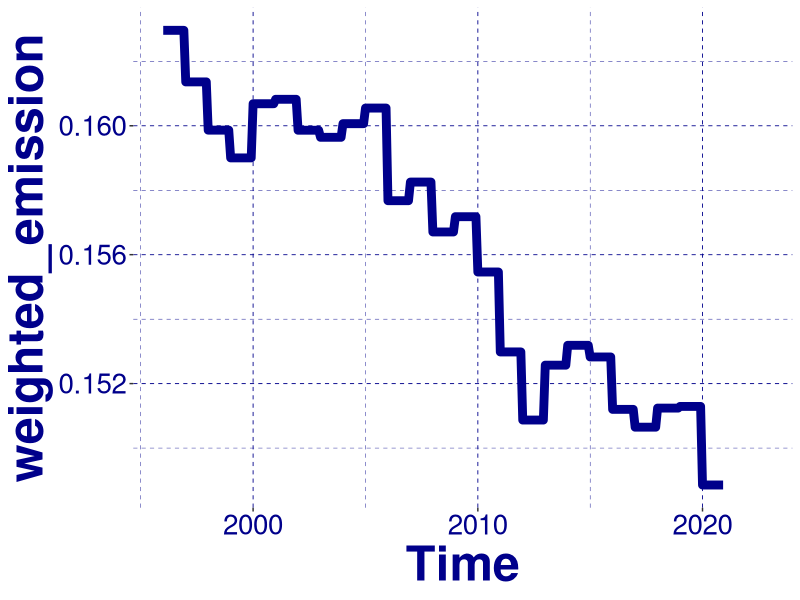
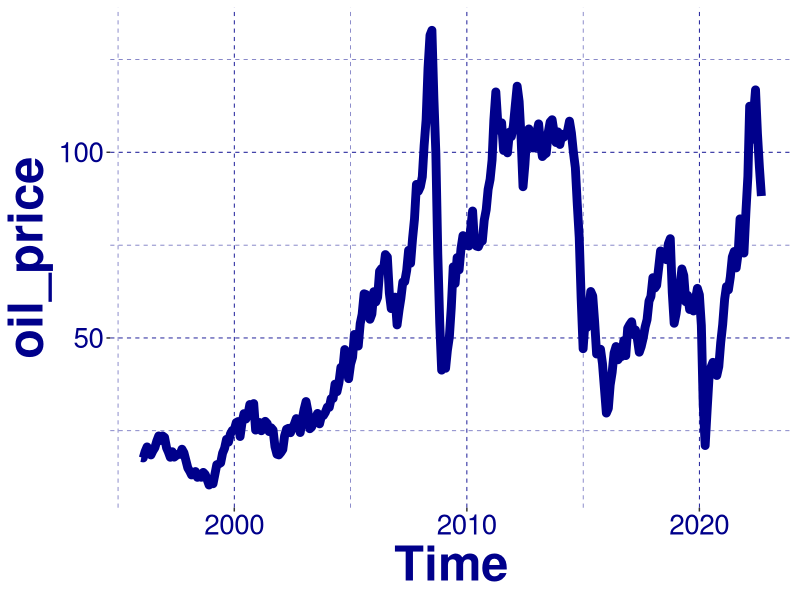
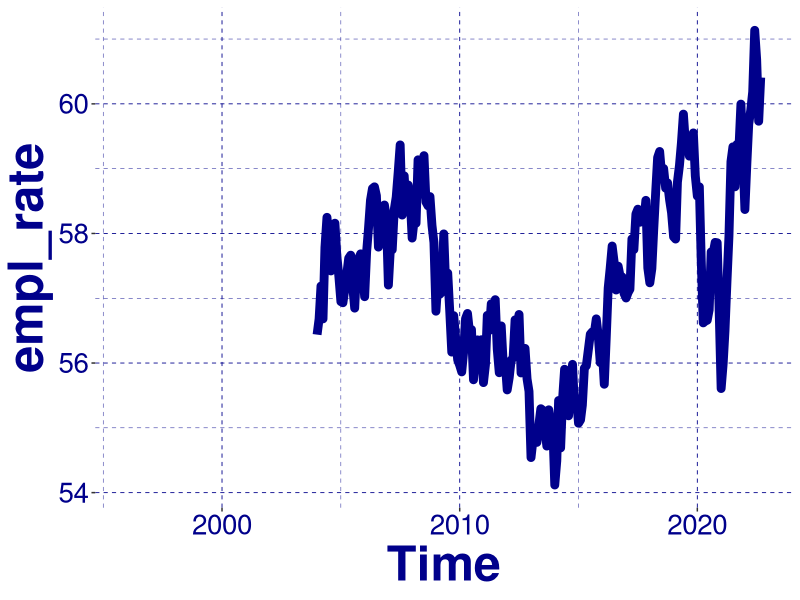
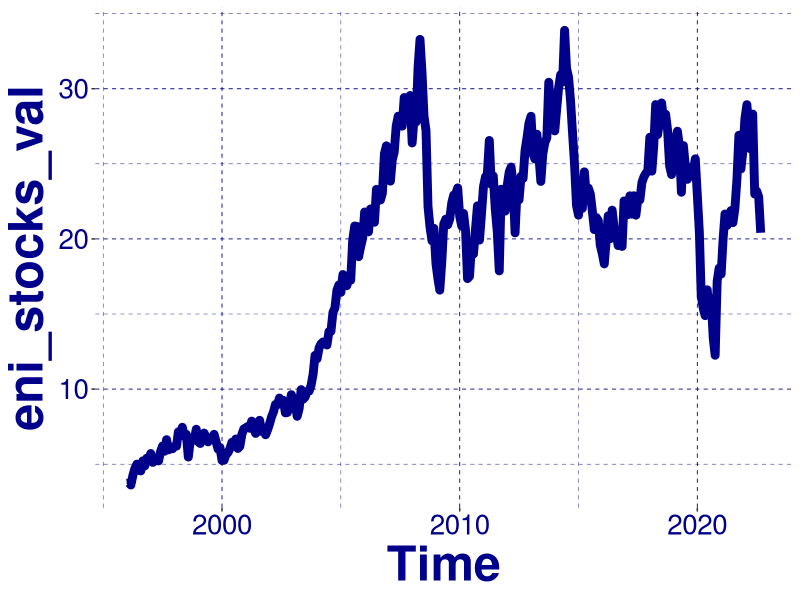
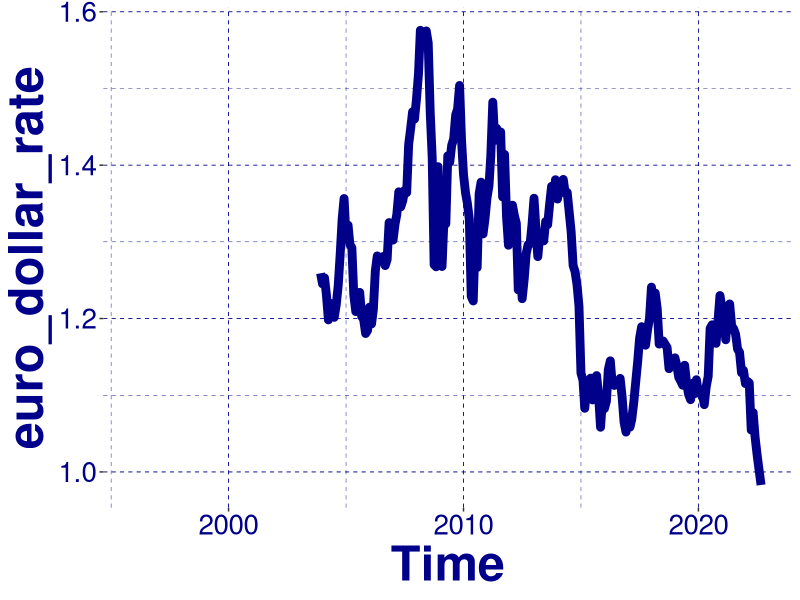
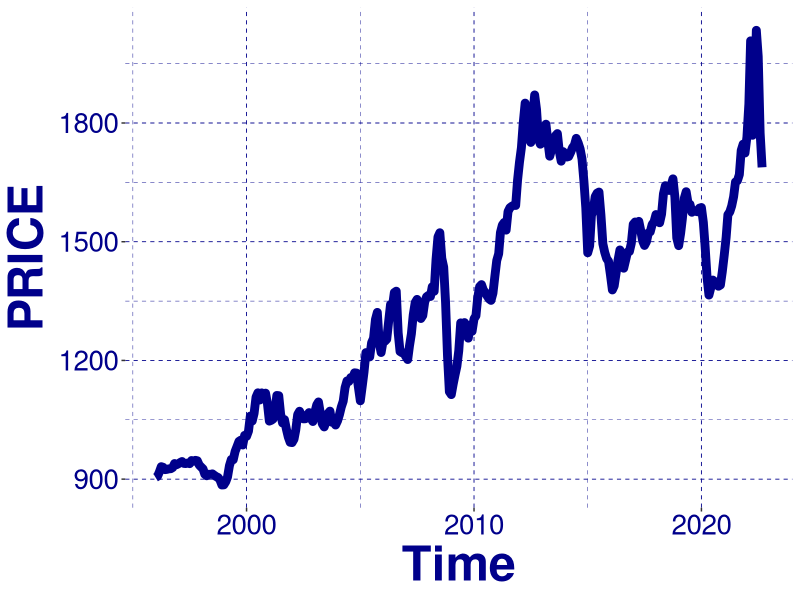
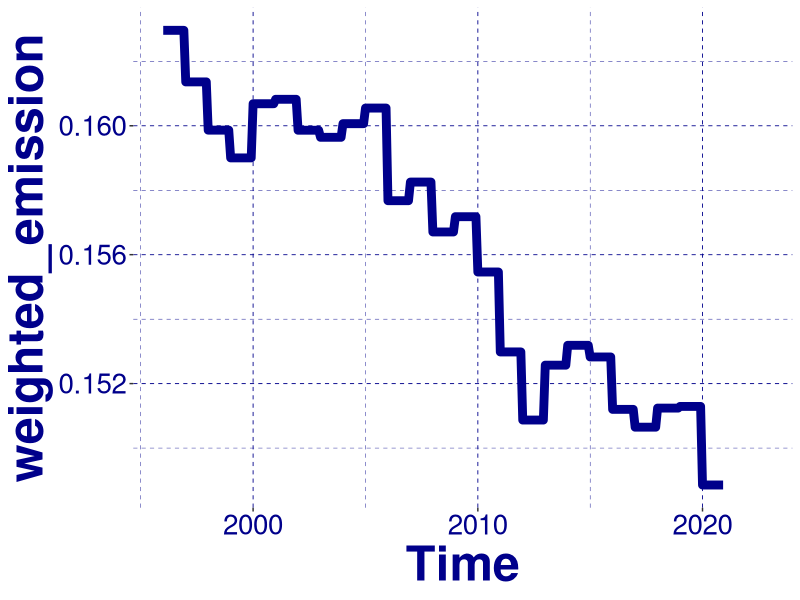
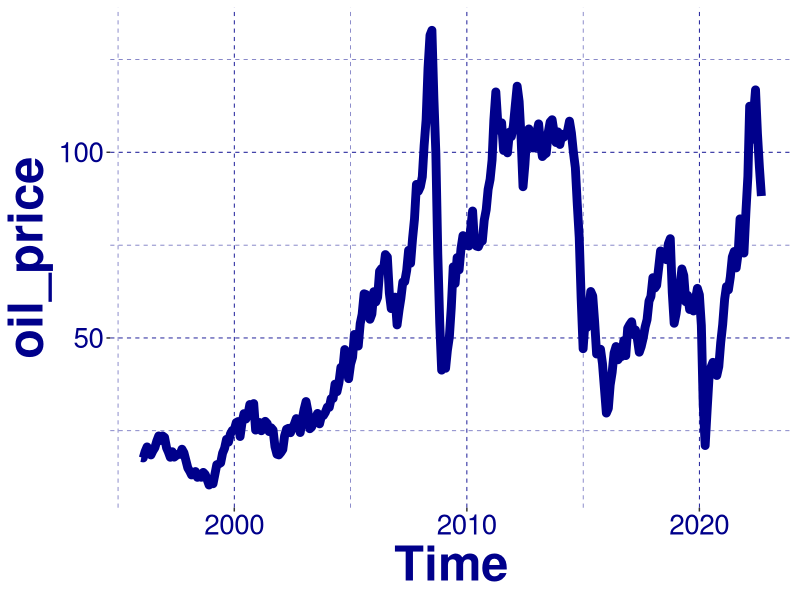

Write R code to recreate these figures, in order.
suppressMessages(library(ggpubr))
suppressMessages(library(ggplot2))
suppressMessages(library(GGally))
suppressMessages(library(dplyr))
suppressMessages(library(reshape))
suppressMessages(library(rlist))
options(warn=-1)

plot_each_single_ts <- function(data, variables_names, my_theme, col='darkblue', linewidth=3){
  gg <- ggplot(data, aes(x=date))
  for (var in variables_names){
    png(paste('plots/variables_ts/', var, '_ts_plot.png',sep=''),  width = 1200, heigh = 750)
    plot <- gg + 
      geom_line(aes_string(y=var), col=col, linewidth=linewidth) +
      labs(x = "Time", y = var) +
      my_theme
    print(plot)
    dev.off()
  }
}

plot_variables_vs_price <- function(data, variables_names, my_theme){
  g <- ggplot(data, aes(col=Event))
  for (var in variables_names){
     data_plot <- data %>% 
      select(all_of(objective_variable), all_of(var)) %>%
      scale() %>% as.data.frame() %>% 
      mutate(date=data$date)
    df.melted <- melt(data_plot, id = 'date')   %>% as_tibble 
    df.melted$variable <- forcats::fct_rev(df.melted$variable)
    
    png(paste('plots/variables_vs_price/', 'price_vs_', var, '.png',sep=''),  width = 1200, heigh = 750)
    plot <- ggplot(data = df.melted, aes(x = date, y = value, color = variable, 
                                         linetype = variable)) +  
      geom_line(linewidth=3)  +
      scale_fill_manual(values = c('blue4','blue'), 
                        aesthetics = c("colour"),
                        labels=c(var, 'gasoline price')) +
      my_theme +
      theme(axis.title.y=element_blank(), 
            axis.text.y=element_blank(),
            legend.text=element_text(size=30),
            legend.title=element_text(size=35))+ 
      guides(linetype="none")
    print(plot)
    dev.off()
  }
}

## USELESS FUNCTIION ##
explainatory_vars_vs_themselves <- function(){
  mycolors <- c("corr"="royalblue", "Corr"="lightblue")
  ggpairs(data %>% select(all_of(vars)),
          aes(col=rep("corr",n),
              fill=rep("Corr",n),
              alpha = 0.4))  +
    scale_fill_manual(values = mycolors, 
                      aesthetics = c("colour", "fill")) + 
    theme(axis.line=element_blank(),
          axis.text=element_blank(),
          axis.ticks=element_blank())
}

set_my_theme <- function(){
  my_theme <- theme(axis.title = element_text(face='bold', color='darkblue', size = 35),
                    axis.text = element_text( color='darkblue', size = 20),
                    panel.background = element_blank(),
                    panel.grid = element_line(linetype = 2, colour = 'darkblue', linewidth=0.3))
  return(my_theme)
}

main <- function(){
  data <- read.csv('data/merged_data_NAs.csv') %>% as_tibble %>% 
    mutate(date=as.Date(date))
  vars <- (data %>% colnames)[c(8:12)]
  n <- nrow(data)
  objective_variable = 'PRICE'
  
  my_theme <- set_my_theme()
  
  plot_each_single_ts(data, c(vars, objective_variable), my_theme )
  plot_each_single_ts(data, vars, my_theme)
}

main()
